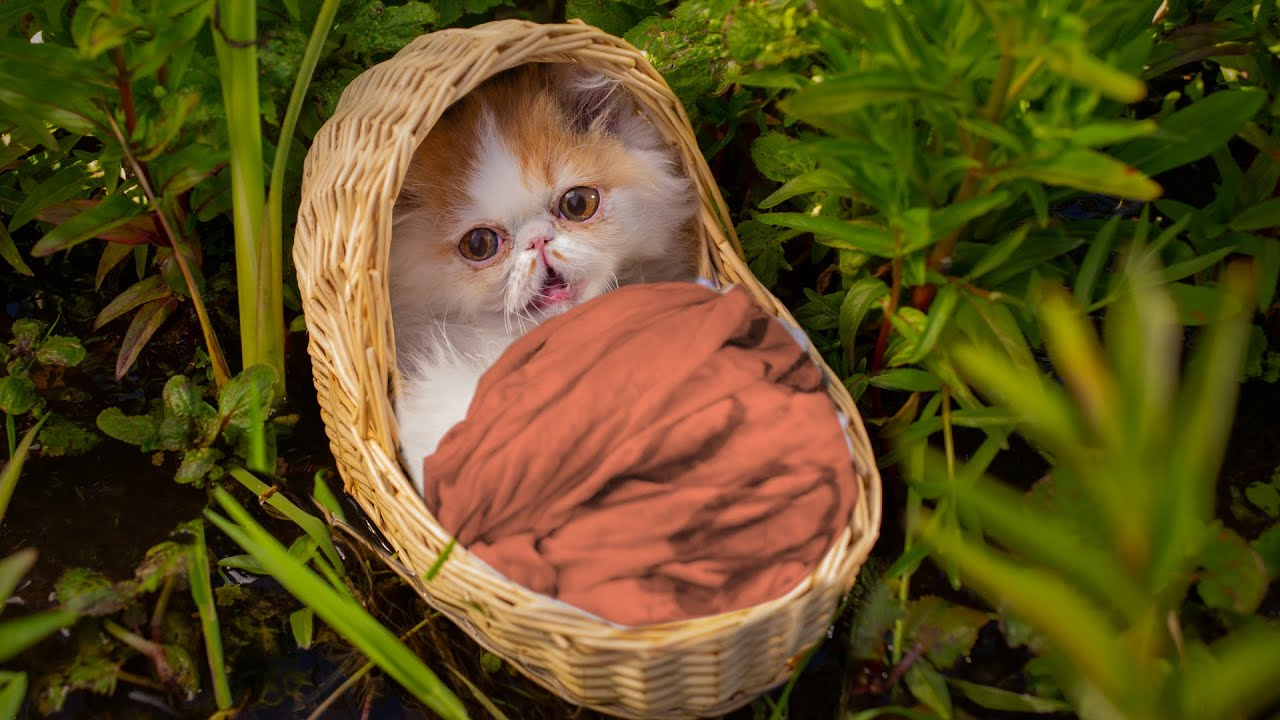
#> input picture day3/Make it gentler/cat.jpg, 1280 x 720 px, found by its file name
$ python gray.py
#> lines starting #> are read from the running program, lines starting #| are printed output that depends on the picture
import numpy as np
from PIL import Image, ImageFilter, ImageDraw
from numpy.core.fromnumeric import shape


cat = Image.open("day3\cats\cat.jpg")
#> cat is the input picture: PIL image 1280x720 RGB; mean R, G, B 92.9, 78, 31.3
draw = ImageDraw.Draw(cat)  # Создаем инструмент для рисования
width = cat.size[0]  # Определяем ширину
#> width = 1280
height = cat.size[1]  # Определяем высоту
#> height = 720
pix = cat.load()  # Выгружаем значения пикселей

for x in range(width):
    for y in range(height):
       r = pix[x, y][0] #узнаём значение красного цвета пикселя
       g = pix[x, y][1] #зелёного
       b = pix[x, y][2] #синего
       sr = (r + g + b) // 3 #среднее значение для серого пикспеля
       draw.point((x, y), (sr, sr, sr)) #рисуем пиксель

cat.show()
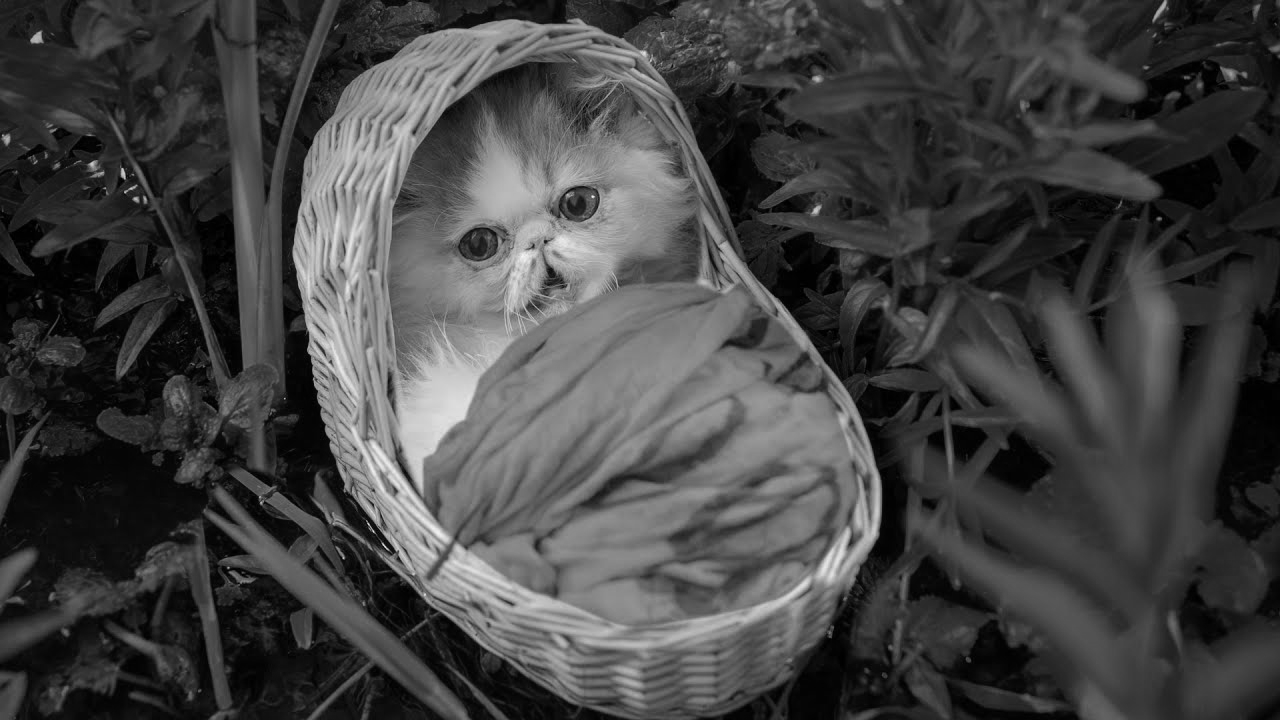
#> shown: PIL image 1280x720 RGB; min 0, max 245, mean 67.1
